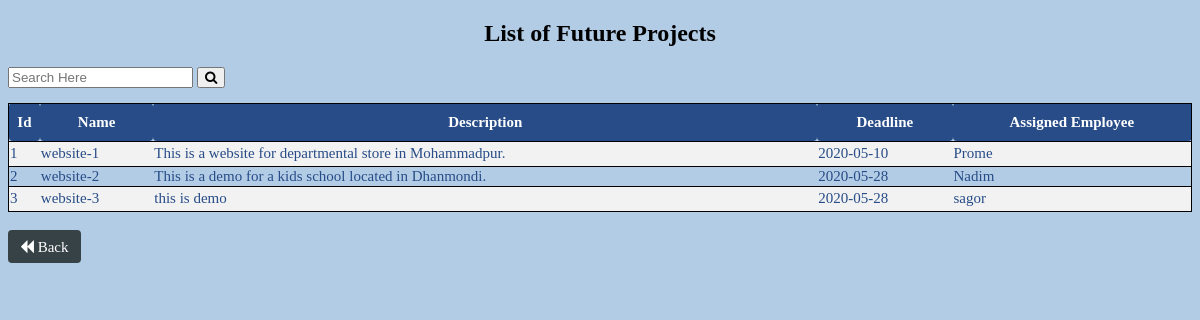
The page /teamleader/tl_futureproject.php on the database its author committed.
### tables this page shows
CREATE TABLE `futureproject` (
  `id` int(10) NOT NULL,
  `name` varchar(200) NOT NULL,
  `description` varchar(300) NOT NULL,
  `deadline` varchar(50) NOT NULL,
  `assigned_emp` varchar(100) NOT NULL,
  `status` varchar(30) NOT NULL
);

### teamleader/tl_futureproject.php (the view, shortened to what this page needs)
<?php
if(isset($_POST['search']))
{
    $valueToSearch = $_POST['valueToSearch'];
    $query = "SELECT * FROM `futureproject` WHERE CONCAT(`id`, `name`, `description`, `deadline`,`assigned_emp`) LIKE '%".$valueToSearch."%'";
    $search_result = filterTable($query);
}
 else {
    $query = "SELECT * FROM `futureproject`";
    $search_result = filterTable($query);
}
function filterTable($query)
{
    $connect = mysqli_connect("localhost", "root", "", "finalproj");
    $filter_Result = mysqli_query($connect, $query);
    return $filter_Result;
}
?>
<!DOCTYPE html>
<html>
<head>
	<link rel="stylesheet" href="https://cdnjs.cloudflare.com/ajax/libs/font-awesome/4.7.0/css/font-awesome.min.css">
</head>
<body>
	<h2 class="h2">List of Future Projects</h2>
        <form action="tl_futureproject.php" method="post">
            <div style="float: left;">
                <input type="text" name="valueToSearch" class="btn-search" placeholder="Search Here">
                <button type="submit" name="search"><i class="fa fa-search"></i></button>
            </div>
            <br><br>
            <table>
                <tr>
                    <th>Id</th>
                    <th>Name</th>
                    <th>Description</th>
                    <th>Deadline</th>
                    <th>Assigned Employee</th>
                </tr>
                <?php while($row = mysqli_fetch_array($search_result)):?>
                <tr>
                <td><?php echo $row['id'];?></td>
                <td><?php echo $row['name'];?></td>
                <td><?php echo $row['description'];?></td>
                <td><?php echo $row['deadline'];?></td>
                <td><?php echo $row['assigned_emp'];?></td>
                </tr>
                <?php endwhile;?>
            </table>
            <br>
            <button class="btn2"><i class="fa fa-backward" aria-hidden="true"><a style="text-decoration: none; color: white;" href="../tl_home.php"> Back</a></i></button>
        </form>
</body>
</html>

### teamleader/tl_futureproject.php (style rules this page uses)
table { border-collapse: collapse; width: 100%; color: #274c87; font-family: verdana; font-size: 15px; text-align: left; }
table th { background-color: #274c87; color: white; height: 35px; border-radius: 4px; text-align: center; }
table tr:nth-child(even) { background-color: #f2f2f2; height: 25px; }
table tr { border: 0.5px solid black; }
body { background-color: #b3cce6; }
.btn2 { background-color: #374247; border: none; color: white; padding: 8px 12px; font-size: 15px; cursor: pointer; border-radius: 4px; }
.h2 { text-align: center; font-family: "Times New Roman", Times, serif; }

### rows shown on the page
futureproject: id "1", name "website-1", description "This is a website for departmental store in Mohammadpur.", deadline "2020-05-10", assigned_emp "Prome"
futureproject: id "2", name "website-2", description "This is a demo for a kids school located in Dhanmondi.", deadline "2020-05-28", assigned_emp "Nadim"
futureproject: id "3", name "website-3", description "this is demo", deadline "2020-05-28", assigned_emp "sagor"
